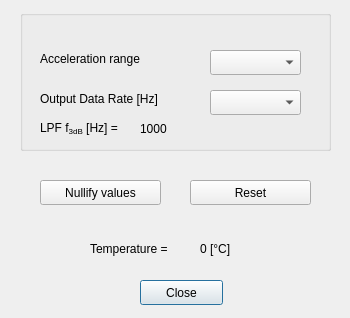
<?xml version="1.0" encoding="UTF-8"?>
<ui version="4.0">
 <class>AccelerometerDialog</class>
 <widget class="QDialog" name="AccelerometerDialog">
  <property name="geometry">
   <rect>
    <x>0</x>
    <y>0</y>
    <width>350</width>
    <height>318</height>
   </rect>
  </property>
  <property name="windowTitle">
   <string>Accelerometer</string>
  </property>
  <widget class="QPushButton" name="CloseButton">
   <property name="geometry">
    <rect>
     <x>140</x>
     <y>280</y>
     <width>83</width>
     <height>25</height>
    </rect>
   </property>
   <property name="focusPolicy">
    <enum>Qt::StrongFocus</enum>
   </property>
   <property name="text">
    <string>Close</string>
   </property>
  </widget>
  <widget class="QLabel" name="TemperatureLabel">
   <property name="geometry">
    <rect>
     <x>90</x>
     <y>240</y>
     <width>101</width>
     <height>17</height>
    </rect>
   </property>
   <property name="text">
    <string>Temperature = </string>
   </property>
  </widget>
  <widget class="QLabel" name="TemperatureValue">
   <property name="geometry">
    <rect>
     <x>200</x>
     <y>240</y>
     <width>71</width>
     <height>17</height>
    </rect>
   </property>
   <property name="text">
    <string>0 [°C]</string>
   </property>
  </widget>
  <widget class="QGroupBox" name="UpdateGroupBox">
   <property name="geometry">
    <rect>
     <x>20</x>
     <y>10</y>
     <width>311</width>
     <height>141</height>
    </rect>
   </property>
   <property name="title">
    <string/>
   </property>
   <widget class="QLabel" name="RangeLabel">
    <property name="geometry">
     <rect>
      <x>20</x>
      <y>40</y>
      <width>161</width>
      <height>17</height>
     </rect>
    </property>
    <property name="text">
     <string>Acceleration range</string>
    </property>
   </widget>
   <widget class="QComboBox" name="RangeComboBox">
    <property name="geometry">
     <rect>
      <x>190</x>
      <y>40</y>
      <width>91</width>
      <height>25</height>
     </rect>
    </property>
   </widget>
   <widget class="QComboBox" name="OdrComboBox">
    <property name="geometry">
     <rect>
      <x>190</x>
      <y>80</y>
      <width>91</width>
      <height>25</height>
     </rect>
    </property>
    <property name="layoutDirection">
     <enum>Qt::LeftToRight</enum>
    </property>
    <property name="frame">
     <bool>true</bool>
    </property>
   </widget>
   <widget class="QLabel" name="OdrLabel">
    <property name="geometry">
     <rect>
      <x>20</x>
      <y>80</y>
      <width>161</width>
      <height>17</height>
     </rect>
    </property>
    <property name="text">
     <string>Output Data Rate [Hz]</string>
    </property>
   </widget>
   <widget class="QLabel" name="LpfFrequencyValue">
    <property name="geometry">
     <rect>
      <x>120</x>
      <y>110</y>
      <width>121</width>
      <height>17</height>
     </rect>
    </property>
    <property name="text">
     <string>1000</string>
    </property>
   </widget>
   <widget class="QLabel" name="LpfFrequencyLabel">
    <property name="geometry">
     <rect>
      <x>20</x>
      <y>110</y>
      <width>101</width>
      <height>17</height>
     </rect>
    </property>
    <property name="text">
     <string>&lt;html&gt;&lt;head/&gt;&lt;body&gt;&lt;p&gt;LPF f&lt;span style=&quot; vertical-align:sub;&quot;&gt;3dB&lt;/span&gt; [Hz] =&lt;/p&gt;&lt;/body&gt;&lt;/html&gt;</string>
    </property>
   </widget>
  </widget>
  <widget class="QPushButton" name="ResetButton">
   <property name="geometry">
    <rect>
     <x>190</x>
     <y>180</y>
     <width>121</width>
     <height>25</height>
    </rect>
   </property>
   <property name="text">
    <string>Reset</string>
   </property>
  </widget>
  <widget class="QPushButton" name="NullifyValuesButton">
   <property name="geometry">
    <rect>
     <x>40</x>
     <y>180</y>
     <width>121</width>
     <height>25</height>
    </rect>
   </property>
   <property name="text">
    <string>Nullify values</string>
   </property>
  </widget>
  <zorder>UpdateGroupBox</zorder>
  <zorder>CloseButton</zorder>
  <zorder>TemperatureLabel</zorder>
  <zorder>TemperatureValue</zorder>
  <zorder>ResetButton</zorder>
  <zorder>NullifyValuesButton</zorder>
 </widget>
 <tabstops>
  <tabstop>RangeComboBox</tabstop>
  <tabstop>OdrComboBox</tabstop>
  <tabstop>NullifyValuesButton</tabstop>
  <tabstop>ResetButton</tabstop>
  <tabstop>CloseButton</tabstop>
 </tabstops>
 <resources/>
 <connections/>
</ui>
